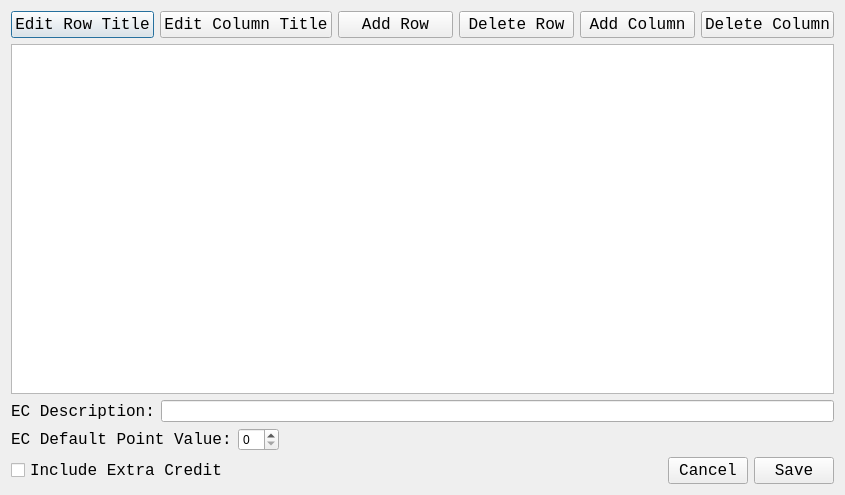
<?xml version="1.0" encoding="UTF-8"?>
<ui version="4.0">
 <class>RubricDialog</class>
 <widget class="QDialog" name="RubricDialog">
  <property name="geometry">
   <rect>
    <x>0</x>
    <y>0</y>
    <width>845</width>
    <height>495</height>
   </rect>
  </property>
  <property name="windowTitle">
   <string>Dialog</string>
  </property>
  <layout class="QGridLayout" name="gridLayout">
   <item row="0" column="0">
    <layout class="QHBoxLayout" name="horizontalLayout">
     <item>
      <widget class="QPushButton" name="rowTitle">
       <property name="font">
        <font>
         <family>Monospace</family>
         <pointsize>12</pointsize>
        </font>
       </property>
       <property name="text">
        <string>Edit Row Title</string>
       </property>
      </widget>
     </item>
     <item>
      <widget class="QPushButton" name="columnTitle">
       <property name="font">
        <font>
         <family>Monospace</family>
         <pointsize>12</pointsize>
        </font>
       </property>
       <property name="text">
        <string>Edit Column Title</string>
       </property>
      </widget>
     </item>
     <item>
      <widget class="QPushButton" name="addRowButton">
       <property name="font">
        <font>
         <family>Monospace</family>
         <pointsize>12</pointsize>
        </font>
       </property>
       <property name="text">
        <string>Add Row</string>
       </property>
      </widget>
     </item>
     <item>
      <widget class="QPushButton" name="deleteRowButton">
       <property name="font">
        <font>
         <family>Monospace</family>
         <pointsize>12</pointsize>
        </font>
       </property>
       <property name="text">
        <string>Delete Row</string>
       </property>
      </widget>
     </item>
     <item>
      <widget class="QPushButton" name="addColumnButton">
       <property name="font">
        <font>
         <family>Monospace</family>
         <pointsize>12</pointsize>
        </font>
       </property>
       <property name="text">
        <string>Add Column</string>
       </property>
      </widget>
     </item>
     <item>
      <widget class="QPushButton" name="deleteColumnButton">
       <property name="font">
        <font>
         <family>Monospace</family>
         <pointsize>12</pointsize>
        </font>
       </property>
       <property name="text">
        <string>Delete Column</string>
       </property>
      </widget>
     </item>
    </layout>
   </item>
   <item row="1" column="0">
    <widget class="QTableWidget" name="tableWidget">
     <property name="font">
      <font>
       <family>Monospace</family>
      </font>
     </property>
    </widget>
   </item>
   <item row="4" column="0">
    <layout class="QHBoxLayout" name="horizontalLayout_2">
     <item>
      <widget class="QCheckBox" name="extraCreditButton">
       <property name="font">
        <font>
         <family>Monospace</family>
         <pointsize>12</pointsize>
        </font>
       </property>
       <property name="text">
        <string>Include Extra Credit</string>
       </property>
      </widget>
     </item>
     <item>
      <spacer name="horizontalSpacer">
       <property name="orientation">
        <enum>Qt::Horizontal</enum>
       </property>
       <property name="sizeHint" stdset="0">
        <size>
         <width>40</width>
         <height>20</height>
        </size>
       </property>
      </spacer>
     </item>
     <item>
      <widget class="QPushButton" name="cancelButton">
       <property name="font">
        <font>
         <family>Monospace</family>
         <pointsize>12</pointsize>
        </font>
       </property>
       <property name="text">
        <string>Cancel</string>
       </property>
      </widget>
     </item>
     <item>
      <widget class="QPushButton" name="saveButton">
       <property name="font">
        <font>
         <family>Monospace</family>
         <pointsize>12</pointsize>
        </font>
       </property>
       <property name="text">
        <string>Save</string>
       </property>
      </widget>
     </item>
    </layout>
   </item>
   <item row="2" column="0">
    <layout class="QHBoxLayout" name="horizontalLayout_4">
     <item>
      <widget class="QLabel" name="label">
       <property name="font">
        <font>
         <family>Monospace</family>
         <pointsize>12</pointsize>
        </font>
       </property>
       <property name="text">
        <string>EC Description:</string>
       </property>
      </widget>
     </item>
     <item>
      <widget class="QLineEdit" name="descriptionEdit"/>
     </item>
    </layout>
   </item>
   <item row="3" column="0">
    <layout class="QHBoxLayout" name="horizontalLayout_3">
     <item>
      <widget class="QLabel" name="label_2">
       <property name="font">
        <font>
         <family>Monospace</family>
         <pointsize>12</pointsize>
        </font>
       </property>
       <property name="text">
        <string>EC Default Point Value:</string>
       </property>
      </widget>
     </item>
     <item>
      <widget class="QSpinBox" name="pointBox"/>
     </item>
     <item>
      <spacer name="horizontalSpacer_2">
       <property name="orientation">
        <enum>Qt::Horizontal</enum>
       </property>
       <property name="sizeHint" stdset="0">
        <size>
         <width>40</width>
         <height>20</height>
        </size>
       </property>
      </spacer>
     </item>
    </layout>
   </item>
  </layout>
  <zorder>tableWidget</zorder>
  <zorder>descriptionEdit</zorder>
  <zorder>pointBox</zorder>
  <zorder>label</zorder>
  <zorder>label_2</zorder>
  <zorder>label_2</zorder>
  <zorder></zorder>
  <zorder></zorder>
 </widget>
 <resources/>
 <connections/>
</ui>
